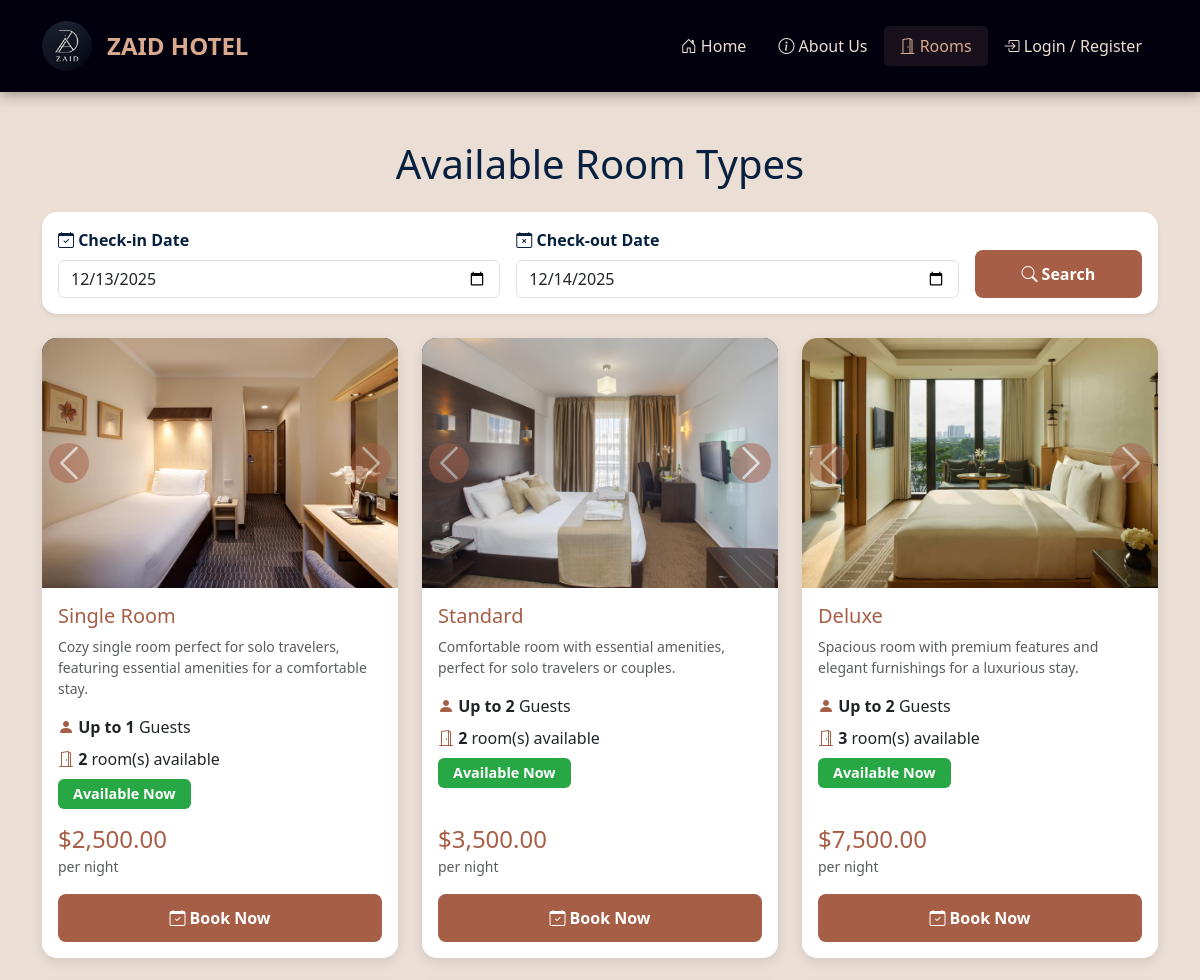
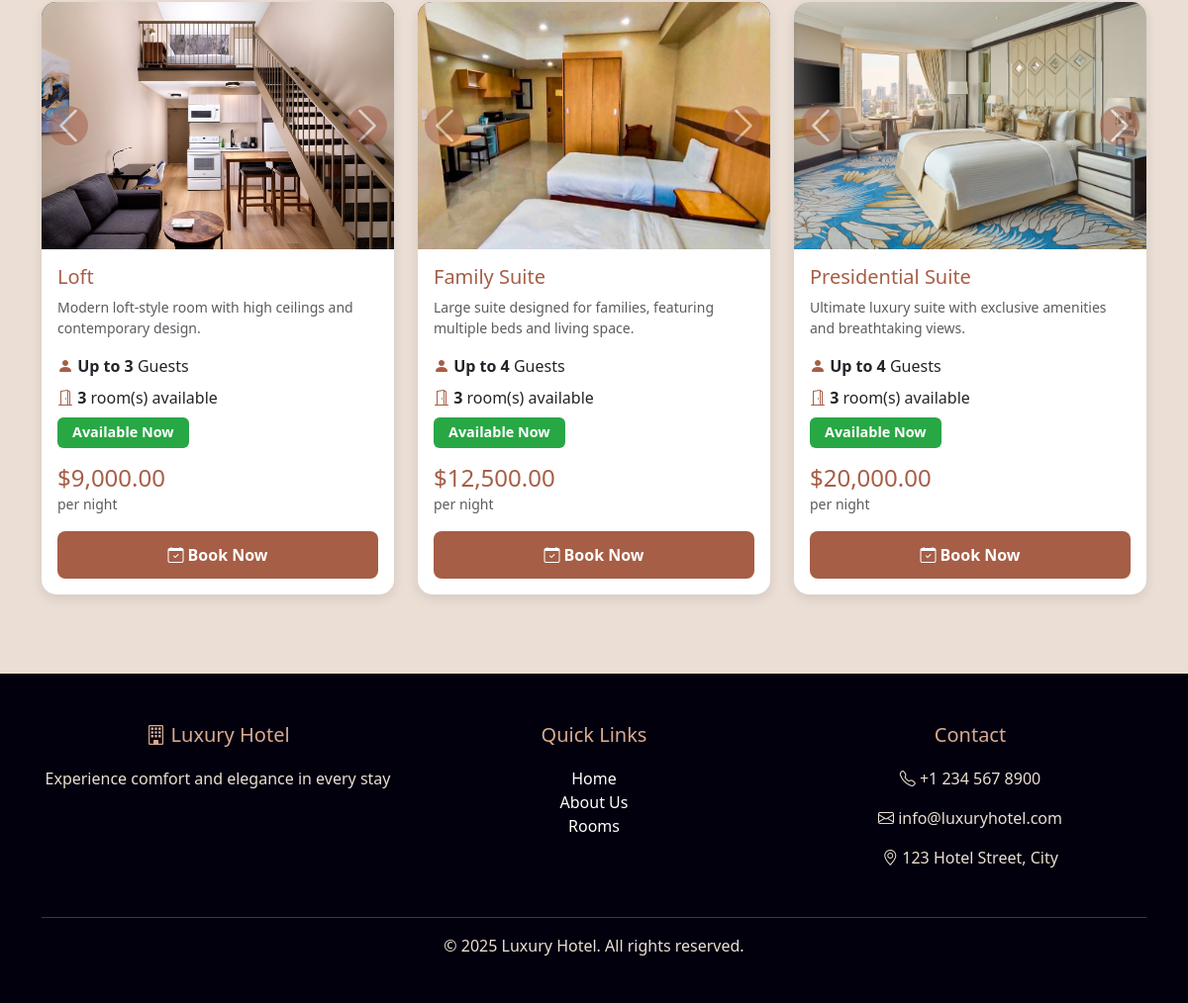
/user/rooms.php, run on the app's committed database (2 pictures, top to bottom).
### tables this page shows
CREATE TABLE room_type (
        room_type_id INTEGER PRIMARY KEY AUTOINCREMENT,
        type_name TEXT NOT NULL,
        nightly_rate REAL NOT NULL,
        max_guests INTEGER NOT NULL,
        description TEXT,
        thumbnail TEXT,
        image1 TEXT,
        image2 TEXT,
        image3 TEXT,
        image4 TEXT,
        image5 TEXT
    );

### user/rooms.php (the view, shortened to what this page needs)
<?php
require_once '../config/db.php';
include 'includes/header.php';
include 'includes/navbar.php';
$check_in = $_GET['check_in'] ?? '';
$check_out = $_GET['check_out'] ?? '';
$query = "SELECT rt.*,
          (SELECT COUNT(*) FROM room r
           WHERE r.room_type_id = rt.room_type_id
           AND r.status = 'Available'
           AND r.room_id NOT IN (
               SELECT res.room_id FROM reservation res
               WHERE res.status IN ('Confirmed', 'Occupied')
               AND (
                   (res.check_in_date <= ? AND res.check_out_date > ?) OR
                   (res.check_in_date < ? AND res.check_out_date >= ?) OR
                   (res.check_in_date >= ? AND res.check_out_date <= ?)
               )
           )
          ) as available_count
          FROM room_type rt
          ORDER BY rt.nightly_rate ASC";
$stmt = $conn->prepare($query);
$date_check_in = (!empty($check_in) && !empty($check_out)) ? $check_in : '9999-12-31';
$date_check_out = (!empty($check_in) && !empty($check_out)) ? $check_out : '9999-12-31';
$stmt->bindValue(1, $date_check_in, SQLITE3_TEXT);
$stmt->bindValue(2, $date_check_in, SQLITE3_TEXT);
$stmt->bindValue(3, $date_check_out, SQLITE3_TEXT);
$stmt->bindValue(4, $date_check_out, SQLITE3_TEXT);
$stmt->bindValue(5, $date_check_in, SQLITE3_TEXT);
$stmt->bindValue(6, $date_check_out, SQLITE3_TEXT);
$result = $stmt->execute();
$room_types = [];
while ($row = $result->fetchArray(SQLITE3_ASSOC)) {
    $room_types[] = $row;
}
?>
<div class="container my-5">
    <h1 class="text-center mb-4" style="color: var(--secondary-dark);">Available Room Types</h1>
    <div class="card mb-4 shadow-sm">
        <div class="card-body">
            <form action="rooms.php" method="GET">
                <div class="row g-3 align-items-end">
                    <div class="col-md-5">
                        <label class="form-label"><i class="bi bi-calendar-check"></i> Check-in Date</label>
                        <input type="date" class="form-control" name="check_in"
                               value="<?php echo $check_in ?: date('Y-m-d'); ?>"
                               min="<?php echo date('Y-m-d'); ?>" required>
                    </div>
                    <div class="col-md-5">
                        <label class="form-label"><i class="bi bi-calendar-x"></i> Check-out Date</label>
                        <input type="date" class="form-control" name="check_out"
                               value="<?php echo $check_out ?: date('Y-m-d', strtotime('+1 day')); ?>"
                               min="<?php echo date('Y-m-d', strtotime('+1 day')); ?>" required>
                    </div>
                    <div class="col-md-2">
                        <button type="submit" class="btn btn-primary w-100">
                            <i class="bi bi-search"></i> Search
                        </button>
                    </div>
                </div>
            </form>
        </div>
    </div>
    <div class="row g-4">
        <?php if (!empty($room_types)): ?>
            <?php foreach ($room_types as $type): ?>
            <?php $is_available = $type['available_count'] > 0; ?>
            <div class="col-md-6 col-lg-4">
                <div class="card room-card h-100 <?php echo !$is_available ? 'opacity-75' : ''; ?>">
                    <?php
                    $images = [];
                    if (!empty($type['image1'])) $images[] = $type['image1'];
                    if (!empty($type['image2'])) $images[] = $type['image2'];
                    if (!empty($type['image3'])) $images[] = $type['image3'];
                    if (!empty($type['image4'])) $images[] = $type['image4'];
                    if (!empty($type['image5'])) $images[] = $type['image5'];
                    ?>
                    <?php if (count($images) > 1): ?>
                    <div id="carousel-<?php echo $type['room_type_id']; ?>" class="carousel slide" data-bs-ride="carousel">
                        <div class="carousel-inner">
                            <?php foreach ($images as $index => $image): ?>
                            <div class="carousel-item <?php echo $index === 0 ? 'active' : ''; ?>">
                                <?php if (!empty($image)): ?>
                                    <img src="../uploads/room_images/<?php echo htmlspecialchars($image); ?>"
                                         class="d-block w-100"
                                         alt="<?php echo htmlspecialchars($type['type_name']); ?>"
                                         style="height: 250px; object-fit: cover;">
                                <?php endif; ?>
                            </div>
                            <?php endforeach; ?>
                        </div>
                        <button class="carousel-control-prev" type="button" data-bs-target="#carousel-<?php echo $type['room_type_id']; ?>" data-bs-slide="prev">
                            <span class="carousel-control-prev-icon"></span>
                        </button>
                        <button class="carousel-control-next" type="button" data-bs-target="#carousel-<?php echo $type['room_type_id']; ?>" data-bs-slide="next">
                            <span class="carousel-control-next-icon"></span>
                        </button>
                    </div>
                    <?php endif; ?>
                    <div class="card-body d-flex flex-column">
                        <h5 class="card-title" style="color: var(--accent-brown);">
                            <?php echo htmlspecialchars($type['type_name']); ?>
                        </h5>
                        <?php if (!empty($type['description'])): ?>
                        <p class="card-text text-muted small">
                            <?php echo htmlspecialchars($type['description']); ?>
                        </p>
                        <?php endif; ?>
                        <div class="mb-3">
                            <p class="mb-2">
                                <i class="bi bi-person-fill" style="color: var(--accent-brown);"></i>
                                <strong>Up to <?php echo $type['max_guests']; ?></strong> Guests
                            </p>
                            <p class="mb-2">
                                <i class="bi bi-door-open" style="color: var(--accent-brown);"></i>
                                <strong><?php echo $type['available_count']; ?></strong> room(s) available
                            </p>
                            <?php if ($is_available): ?>
                                <span class="badge bg-success">Available Now</span>
                            <?php else: ?>
                                <span class="badge bg-danger">Fully Occupied</span>
                            <?php endif; ?>
                        </div>
                        <div class="mt-auto">
                            <div class="d-flex justify-content-between align-items-center mb-3">
                                <div>
                                    <h4 class="mb-0" style="color: var(--accent-brown);">
                                        $<?php echo number_format($type['nightly_rate'], 2); ?>
                                    </h4>
                                    <small class="text-muted">per night</small>
                                </div>
                            </div>
                            <?php if ($is_available): ?>
                            <?php
                            $booking_url = 'book.php?room_type_id=' . $type['room_type_id'];
                            ?>
                            <a href="<?php echo $booking_url; ?>" class="btn btn-primary w-100">
                                <i class="bi bi-calendar-check"></i> Book Now
                            </a>
                            <?php endif; ?>
                        </div>
                    </div>
                </div>
            </div>
            <?php endforeach; ?>
        <?php endif; ?>
    </div>
</div>
<?php include 'includes/footer.php'; ?>

### user/includes/header.php (style rules this page uses)
:root { --primary-dark: #02000d; --secondary-dark: #07203f; --light-cream: #ebded4; --warm-tan: #d9aa90; --accent-brown: #a65e46; }
body { font-family: 'Segoe UI', Tahoma, Geneva, Verdana, sans-serif; background-color: var(--light-cream); color: var(--primary-dark); }
.card { transition: transform 0.3s, box-shadow 0.3s; border: none; border-radius: 15px; overflow: hidden; background: white; box-shadow: 0 4px 12px rgba(7,32,63,0.1); }
.room-card img { height: 250px; object-fit: cover; background: var(--secondary-dark); }
.btn-primary { background-color: var(--accent-brown); border: none; padding: 12px 30px; font-weight: 600; border-radius: 8px; transition: all 0.3s ease; }
.badge { font-size: 0.9rem; padding: 8px 15px; font-weight: 600; }
.bg-success { background-color: #28a745 !important; }
.form-label { color: var(--secondary-dark); font-weight: 600; margin-bottom: 8px; }
.carousel-item img { height: 400px; object-fit: cover; }
.carousel-control-prev-icon, .carousel-control-next-icon { background-color: var(--accent-brown); border-radius: 50%; padding: 20px; }

### data on the page
room_type: image1 (picture), type_name "Single Room", description "Cozy single room perfect for solo travelers, featuring essential amenities for a comfortable stay.", max_guests "1", available_count "2", nightly_rate "2,500.00"
room_type: image1 (picture), type_name "Standard", description "Comfortable room with essential amenities, perfect for solo travelers or couples.", max_guests "2", available_count "2", nightly_rate "3,500.00"
room_type: image1 (picture), type_name "Deluxe", description "Spacious room with premium features and elegant furnishings for a luxurious stay.", max_guests "2", available_count "3", nightly_rate "7,500.00"
room_type: image1 (picture), type_name "Loft", description "Modern loft-style room with high ceilings and contemporary design.", max_guests "3", available_count "3", nightly_rate "9,000.00"
room_type: image1 (picture), type_name "Family Suite", description "Large suite designed for families, featuring multiple beds and living space.", max_guests "4", available_count "3", nightly_rate "12,500.00"
room_type: image1 (picture), type_name "Presidential Suite", description "Ultimate luxury suite with exclusive amenities and breathtaking views.", max_guests "4", available_count "3", nightly_rate "20,000.00"
